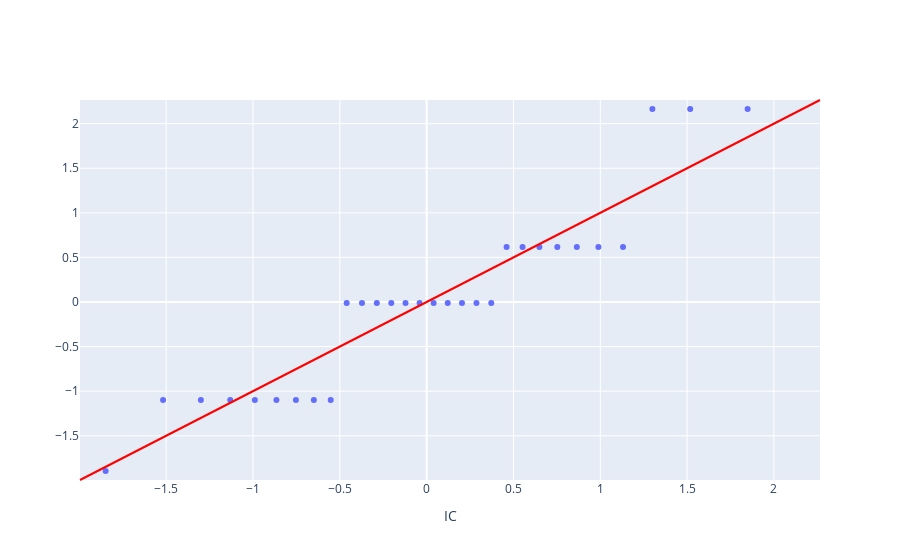

The code cell stored with this chart in its notebook:
### Code cell
fig = go.Figure()
m_min, m_max = min(min(x), min(y)), max(max(x), max(y))
fig.add_trace(
    go.Scatter(
        x=x,
        y=y,
        mode='markers',
    ))
fig.add_shape(
    dict(
        type="line",
        xref='paper',
        yref='paper',
        x0=0,
        y0=0,
        x1=1,
        y1=1,
        line=dict(
            color="red",
        )
    ))
range = [m_min-0.1, m_max+0.1]
fig.update_xaxes(title_text="IC", range=range)
fig.update_yaxes(range=range)
fig.show()

### Figure 1 — Plotly figure (JSON) as saved in the notebook; plotly's stock layout.template omitted (floating-point values rounded to 4 significant figures)
{"data": [{"mode": "markers", "type": "scatter", "x": [-1.849, -1.518, -1.3, -1.131, -0.9892, -0.8649, -0.7527, -0.6493, -0.5524, -0.4605, -0.3723, -0.2869, -0.2035, -0.1216, -0.04044, 0.04044, 0.1216, 0.2035, 0.2869, 0.3723, 0.4605, 0.5524, 0.6493, 0.7527, 0.8649, 0.9892, 1.131, 1.3, 1.518, 1.849], "y": [-1.896, -1.1, -1.1, -1.1, -1.1, -1.1, -1.1, -1.1, -1.1, -0.01122, -0.01122, -0.01122, -0.01122, -0.01122, -0.01122, -0.01122, -0.01122, -0.01122, -0.01122, -0.01122, 0.6171, 0.6171, 0.6171, 0.6171, 0.6171, 0.6171, 0.6171, 2.165, 2.165, 2.165]}], "layout": {"shapes": [{"line": {"color": "red"}, "type": "line", "x0": 0, "x1": 1, "xref": "paper", "y0": 0, "y1": 1, "yref": "paper"}], "xaxis": {"range": [-1.996, 2.265], "title": {"text": "IC"}}, "yaxis": {"range": [-1.996, 2.265]}}}
